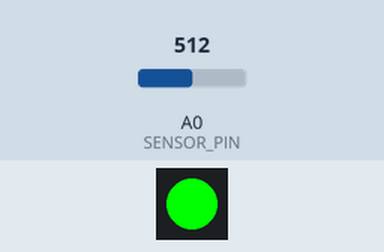
The sketch below on a simulated ESP8266 (NodeMCU). On the bench: 1 RGB LEDs in strip order, left to right. The test bench sets the inputs (shaded band); at power-on: A0 (SENSOR_PIN) = 512. WiFi joins after 1.5 s; servers stay silent unless stated.

Above: at 0.4 s.
Timing chart, 0 to 1.9 s (numbered marks = the images above):
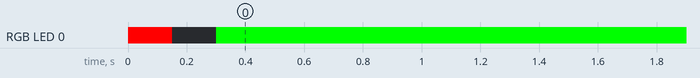

Measured:
- by itself, RGB LED 0: off → RGB(255, 0, 0) at 0.00 s, → off 0.15 s later, → RGB(0, 255, 0) 0.15 s later

The sketch:

Node3.ino.ino
```cpp
#include <ESP8266WiFi.h>
#include <espnow.h>
#include <Adafruit_NeoPixel.h>

#define NODE_ID 3
#define SENSOR_PIN A0
#define NEO_PIN D4

uint8_t receiverAddress[] = {0xC0, 0x5D, 0x89, 0xB1, 0x1C, 0x24};
typedef struct struct_message { int nodeID; float rawVal1; float rawVal2; } struct_message;
struct_message myData;
Adafruit_NeoPixel statusLED(1, NEO_PIN, NEO_GRB + NEO_KHZ800);
bool successFlag = false;

void OnDataSent(uint8_t *mac, uint8_t status) { successFlag = (status == 0); }

void setup() {
  statusLED.begin();
  WiFi.mode(WIFI_STA);
  esp_now_init();
  esp_now_set_self_role(ESP_NOW_ROLE_CONTROLLER);
  esp_now_register_send_cb(OnDataSent);
  esp_now_add_peer(receiverAddress, ESP_NOW_ROLE_COMBO, 1, NULL, 0);
}

void loop() {
  myData.nodeID = NODE_ID;
  myData.rawVal1 = analogRead(SENSOR_PIN); // Raw Pot value
  myData.rawVal2 = 0;

  esp_now_send(receiverAddress, (uint8_t *) &myData, sizeof(myData));

  if (successFlag) {
    statusLED.setPixelColor(0, statusLED.Color(0, 255, 0));
    statusLED.show(); delay(500);
  } else {
    statusLED.setPixelColor(0, statusLED.Color(255, 0, 0));
    statusLED.show(); delay(150);
    statusLED.setPixelColor(0, 0);
    statusLED.show(); delay(150);
  }
}
```
